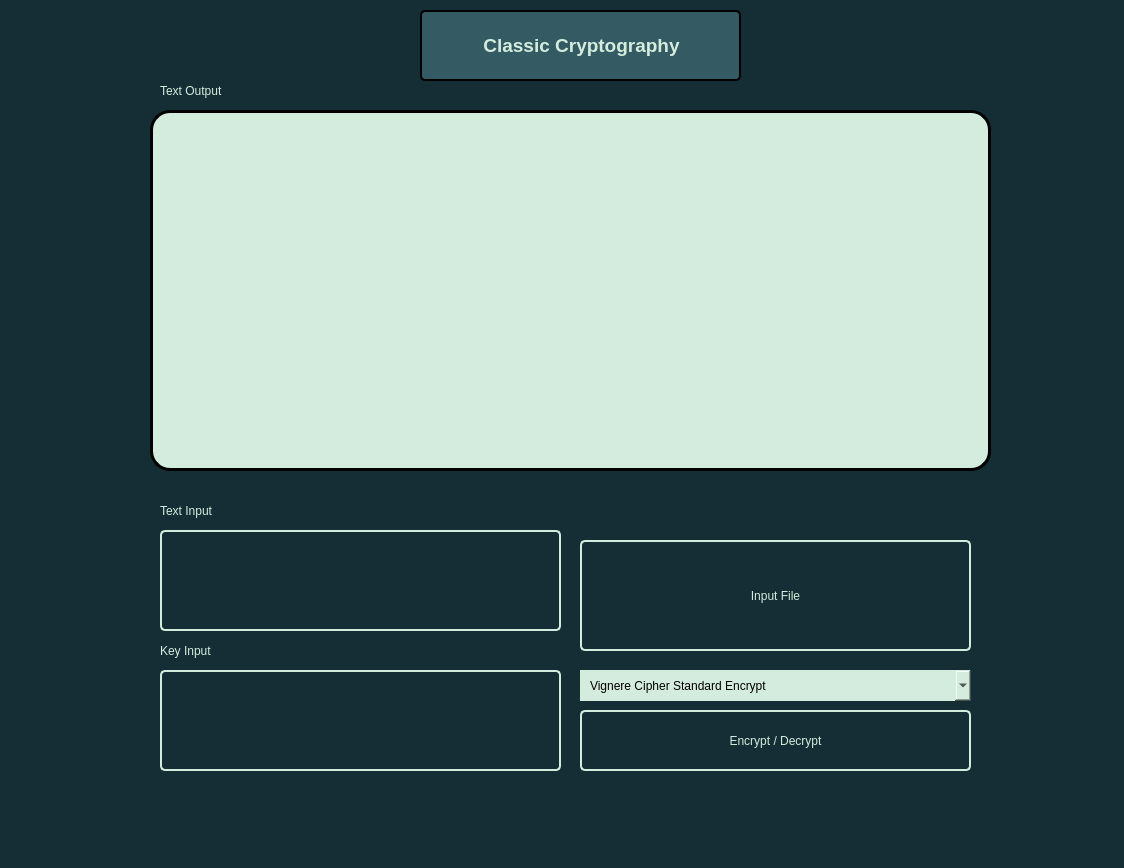
<?xml version="1.0" encoding="UTF-8"?>
<ui version="4.0">
 <class>MainWindow</class>
 <widget class="QMainWindow" name="MainWindow">
  <property name="geometry">
   <rect>
    <x>0</x>
    <y>0</y>
    <width>1124</width>
    <height>868</height>
   </rect>
  </property>
  <property name="windowTitle">
   <string>MainWindow</string>
  </property>
  <property name="styleSheet">
   <string notr="true">background-color: rgb(21, 45, 53);</string>
  </property>
  <widget class="QWidget" name="centralwidget">
   <widget class="QLabel" name="label">
    <property name="geometry">
     <rect>
      <x>420</x>
      <y>10</y>
      <width>321</width>
      <height>71</height>
     </rect>
    </property>
    <property name="styleSheet">
     <string notr="true">background-color: rgb(52, 91, 99);
font-family: &quot;Cascadia Code SemiBold&quot;;
border: 2px solid black;
border-radius: 5px;
font-size: 10px;
color: #D4ECDD;</string>
    </property>
    <property name="text">
     <string>&lt;html&gt;&lt;head/&gt;&lt;body&gt;&lt;p align=&quot;center&quot;&gt;&lt;span style=&quot; font-size:14pt; font-weight:600;&quot;&gt;Classic Cryptography&lt;/span&gt;&lt;/p&gt;&lt;/body&gt;&lt;/html&gt;</string>
    </property>
   </widget>
   <widget class="QPlainTextEdit" name="outputTextArea">
    <property name="geometry">
     <rect>
      <x>150</x>
      <y>110</y>
      <width>841</width>
      <height>361</height>
     </rect>
    </property>
    <property name="styleSheet">
     <string notr="true">background-color: #D4ECDD;
font-size: 15px;
font-weight: bold;
border-radius: 20px;
border: 3px solid black;
font: 75 18pt &quot;Cascadia Code&quot;;
padding: 10px;
color: #112031</string>
    </property>
    <property name="plainText">
     <string/>
    </property>
   </widget>
   <widget class="QComboBox" name="cipherAlgorithmComboBox">
    <property name="geometry">
     <rect>
      <x>580</x>
      <y>670</y>
      <width>391</width>
      <height>31</height>
     </rect>
    </property>
    <property name="styleSheet">
     <string notr="true">background-color: rgb(212, 236, 221);
font: 75 10pt &quot;Cascadia Code&quot;;
padding-left: 10px;
border: none;</string>
    </property>
    <item>
     <property name="text">
      <string>Vignere Cipher Standard Encrypt</string>
     </property>
    </item>
    <item>
     <property name="text">
      <string>Vignere Cipher Standard Decrypt</string>
     </property>
    </item>
    <item>
     <property name="text">
      <string>Full Vignere Cipher Encrypt</string>
     </property>
    </item>
    <item>
     <property name="text">
      <string>Full Vignere Cipher Decrypt</string>
     </property>
    </item>
    <item>
     <property name="text">
      <string>Auto Key Vignere Cipher Encrypt</string>
     </property>
    </item>
    <item>
     <property name="text">
      <string>Auto Key Vignere Cipher Decrypt</string>
     </property>
    </item>
    <item>
     <property name="text">
      <string>Extended Vignere Cipher Encrypt</string>
     </property>
    </item>
    <item>
     <property name="text">
      <string>Extended Vignere Cipher Decrypt</string>
     </property>
    </item>
    <item>
     <property name="text">
      <string>Playfair Cipher Encrypt</string>
     </property>
    </item>
    <item>
     <property name="text">
      <string>Playfair Cipher Decrypt</string>
     </property>
    </item>
    <item>
     <property name="text">
      <string>Affine Cipher Encrypt</string>
     </property>
    </item>
    <item>
     <property name="text">
      <string>Affine Cipher Decrypt</string>
     </property>
    </item>
    <item>
     <property name="text">
      <string>Hill Cipher Encrypt</string>
     </property>
    </item>
    <item>
     <property name="text">
      <string>Hill Cipher Decrypt</string>
     </property>
    </item>
   </widget>
   <widget class="QPushButton" name="encryptDecryptButton">
    <property name="geometry">
     <rect>
      <x>580</x>
      <y>710</y>
      <width>391</width>
      <height>61</height>
     </rect>
    </property>
    <property name="styleSheet">
     <string notr="true">color: #D4ECDD;
font: 75 10pt &quot;Cascadia Code&quot;;
border: 2px solid #D4ECDD;
border-radius: 5px;</string>
    </property>
    <property name="text">
     <string>Encrypt / Decrypt</string>
    </property>
   </widget>
   <widget class="QPlainTextEdit" name="inputText">
    <property name="geometry">
     <rect>
      <x>160</x>
      <y>530</y>
      <width>401</width>
      <height>101</height>
     </rect>
    </property>
    <property name="styleSheet">
     <string notr="true">border: 2px solid #D4ECDD;
border-radius: 5px;
color: rgb(212, 236, 221);
padding: 5px;
font: 75 13pt &quot;Cascadia Code&quot;;</string>
    </property>
    <property name="plainText">
     <string/>
    </property>
   </widget>
   <widget class="QPushButton" name="inputFileButton">
    <property name="geometry">
     <rect>
      <x>580</x>
      <y>540</y>
      <width>391</width>
      <height>111</height>
     </rect>
    </property>
    <property name="styleSheet">
     <string notr="true">color: #D4ECDD;
font: 75 20pt &quot;Cascadia Code&quot;;
border: 2px solid #D4ECDD;
border-radius: 5px;</string>
    </property>
    <property name="text">
     <string>Input File</string>
    </property>
   </widget>
   <widget class="QLabel" name="label_2">
    <property name="geometry">
     <rect>
      <x>160</x>
      <y>500</y>
      <width>111</width>
      <height>21</height>
     </rect>
    </property>
    <property name="styleSheet">
     <string notr="true">color: #D4ECDD;
font: 75 13pt &quot;Cascadia Code&quot;;</string>
    </property>
    <property name="text">
     <string>Text Input</string>
    </property>
   </widget>
   <widget class="QLabel" name="label_3">
    <property name="geometry">
     <rect>
      <x>160</x>
      <y>80</y>
      <width>111</width>
      <height>21</height>
     </rect>
    </property>
    <property name="styleSheet">
     <string notr="true">color: #D4ECDD;
font: 75 13pt &quot;Cascadia Code&quot;;</string>
    </property>
    <property name="text">
     <string>Text Output</string>
    </property>
   </widget>
   <widget class="QLabel" name="label_4">
    <property name="geometry">
     <rect>
      <x>160</x>
      <y>640</y>
      <width>111</width>
      <height>21</height>
     </rect>
    </property>
    <property name="styleSheet">
     <string notr="true">color: #D4ECDD;
font: 75 13pt &quot;Cascadia Code&quot;;</string>
    </property>
    <property name="text">
     <string>Key Input</string>
    </property>
   </widget>
   <widget class="QPlainTextEdit" name="inputText_2">
    <property name="geometry">
     <rect>
      <x>160</x>
      <y>670</y>
      <width>401</width>
      <height>101</height>
     </rect>
    </property>
    <property name="styleSheet">
     <string notr="true">border: 2px solid #D4ECDD;
border-radius: 5px;
color: rgb(212, 236, 221);
padding: 5px;
font: 75 13pt &quot;Cascadia Code&quot;;</string>
    </property>
    <property name="plainText">
     <string/>
    </property>
   </widget>
  </widget>
  <widget class="QMenuBar" name="menubar">
   <property name="geometry">
    <rect>
     <x>0</x>
     <y>0</y>
     <width>1124</width>
     <height>21</height>
    </rect>
   </property>
  </widget>
  <widget class="QStatusBar" name="statusbar"/>
 </widget>
 <resources/>
 <connections/>
</ui>
